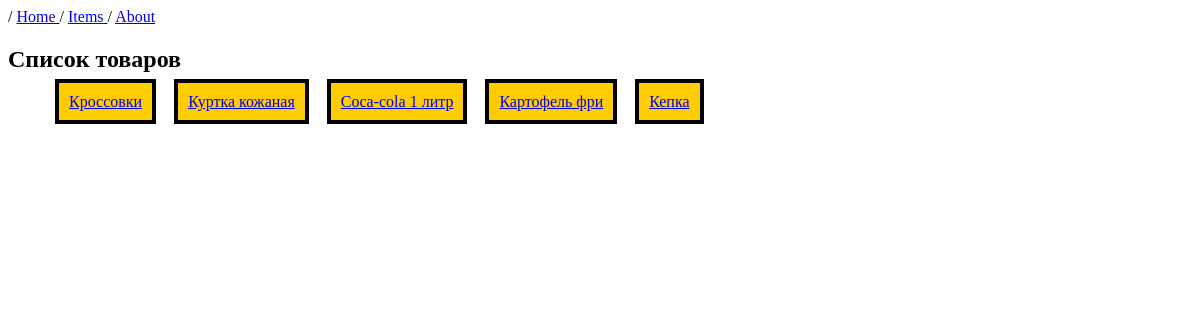
/items, run on an earlier commit of the app's database.
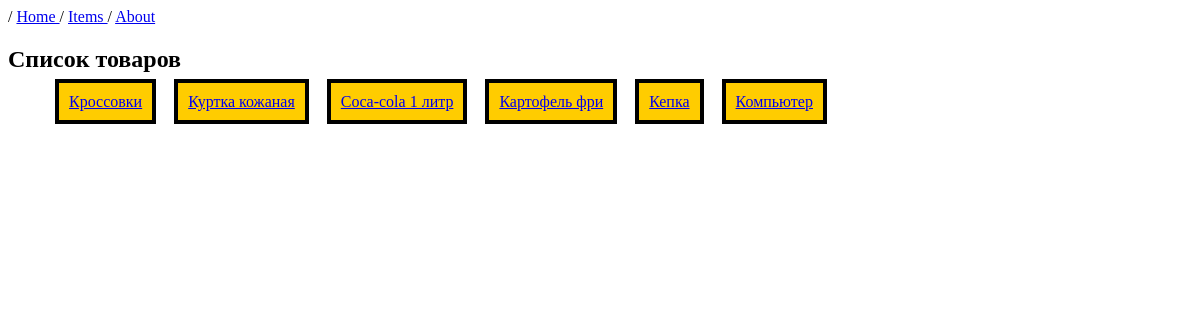
And on a later commit of the database.
### MainApp/models.py (models this page shows, shortened)
class Item(models.Model):
    name = models.CharField(max_length=100)
    brand = models.CharField(max_length=100)
    count = models.PositiveIntegerField()
    description = models.TextField(max_length=200, default="Базовое описание")

### MainApp/views.py (the view)
# urls.py: path('items', views.get_items),
def get_items(request):
    items = Item.objects.all()
    context = {
        "items": items
    }
    return render(request, "items_list.html", context)

### templates/items_list.html (shortened to what this page needs)
<!DOCTYPE html>
<html lang="en">
<head>
</head>
<body>
    <header>
        / <a href="/"> Home </a> / <a href="/items"> Items </a> / <a href="/about"> About </a>
    </header>
    <h2>Список товаров</h2>
    <ol>
        {% for item in items %}
            <div><a href="/item/{{ item.id }}">{{ item.name }}</a></div>
        {% endfor %}
    </ol>
</body>
</html>

### templates/items_list.html (style rules this page uses)
DIV { display: inline; width: 100px; margin: 7px; padding: 10px; border: 4px solid black; background: #fc0; }

What changed in the data, as far as the page shows it:
added Item: name "Компьютер"
